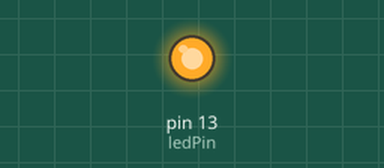
A sketch run on a simulated Arduino Uno, built with avr-gcc and run on an emulated ATmega328P. On the bench: output pins drawn as LEDs (lit = HIGH).

Above: at 0.12 s.
At 11.3 s:
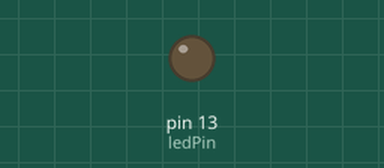
Timing chart, 0 to 16.9 s (numbered marks = the images above):
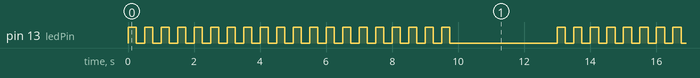

The sketch:

Static_Variable_Example.ino
```cpp
#define ledPin 13 // Preprocessor directive is like a symbol in ASM
int delayPeriod = 250;// This is a global variable


void setup() {
  // put your setup code here, to run once:
  pinMode(ledPin, OUTPUT);
}

void loop() {
  // put your main code here, to run repeatedly:
  static int count = 0; // C statics can only be initialized once
  digitalWrite(ledPin, HIGH);
  delay(delayPeriod);
  digitalWrite(ledPin, LOW);
  delay(delayPeriod);
  count++;
  if (count == 20)
  {
    count = 0;
    delay(3000);
  }
}
```

Measured:
- by itself, pin 13 (ledPin): repeats every 13.0 s: HIGH 0.25 s, LOW 3.3 s, 19 × (HIGH 0.25 s, LOW 0.25 s)
- by itself, everything shown: repeats every 13.0 s, in 40 steps
